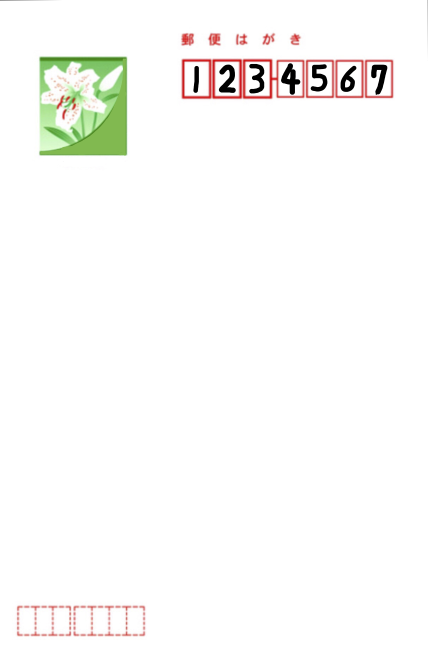
#> input picture Y2-Sem2/AI活用演習/2023-11-06/05_opencv_character/hagaki1.png, 856 x 1327 px (shown at 1/2 size)
$ python predict_postcode.py
#> lines starting #> are read from the running program, lines starting #| are printed output that depends on the picture; after the words box and inside, x2 and y2 are one past the last pixel; in counts of white or black regions, pixels touching at a corner belong together
#> (reads Y2-Sem2/AI活用演習/2023-11-06/05_opencv_character/digits.pkl from the repository)
### Y2-Sem2/AI活用演習/2023-11-06/05_opencv_character/detect_postcode.py
# OpenCVとMatplotlibのインポート
import cv2
import matplotlib.pyplot as plt

# 郵便番号を検出する関数の定義
def detect_postcode(fname):

    # 画像の読み込み
#> called with fname = './hagaki1.png'
    img = cv2.imread(fname)
#> img is the input picture: shape (1327, 856, 3); mean B, G, R 248.2, 250.1, 250.5

    # 画像の高さと幅を取得し、1/2と1/3にリサイズ
    h, w = img.shape[:2]
#> h = 1327; w = 856
    img = img[0:h//2, w//3:]
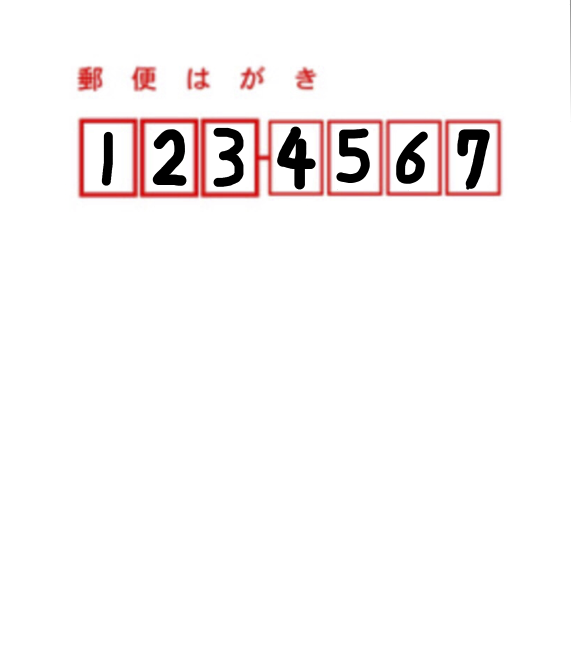
#> img: shape (663, 571, 3); mean B, G, R 245.6, 245.6, 249.3

    # グレースケール変換、ガウシアンフィルタリング、二値化
    gray = cv2.cvtColor(img, cv2.COLOR_BGR2GRAY)    # グレースケール変換
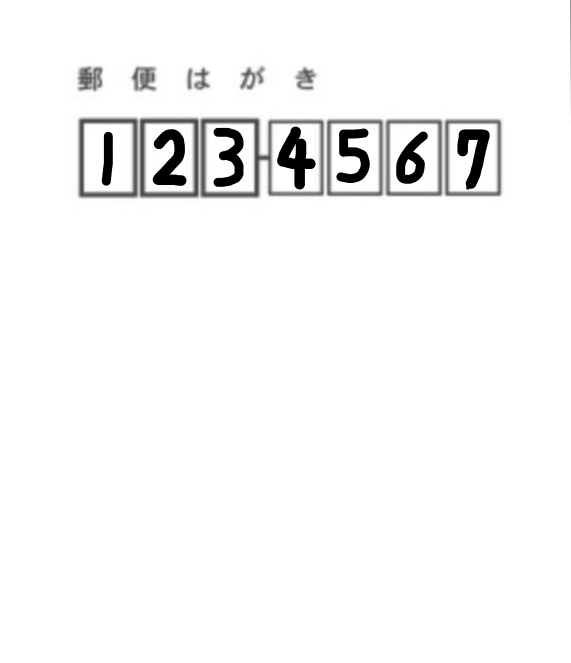
#> gray: shape (663, 571); min 0, max 255, mean 246.7
    gray = cv2.GaussianBlur(gray, (3, 3), 0)        # ガウシアンフィルタでぼかし処理
    im2 = cv2.threshold(gray, 140, 255, cv2.THRESH_BINARY_INV)[1]   # 二値化処理
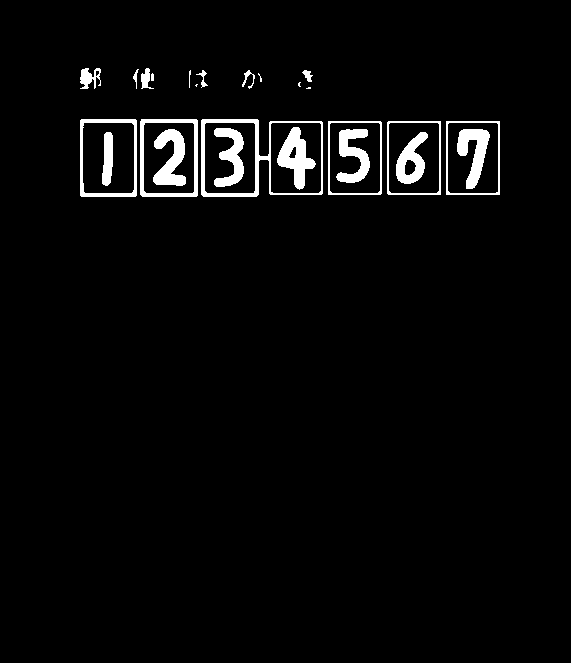
#> im2: shape (663, 571); 3.2% white; 25 white regions (4 under 20 px)

    # 輪郭の検出
    cnts = cv2.findContours(im2,        # 画像
        cv2.RETR_LIST,                  # 全ての輪郭を摘出
        cv2.CHAIN_APPROX_SIMPLE)[0]     # 必要な点だけ摘出
#> cnts = 35 contours, 7 with area under 20; largest, box (x1, y1, x2, y2) and area: (201, 119, 323, 197) 8293, (140, 119, 198, 197) 4384, (80, 119, 137, 197) 4310, (446, 121, 500, 195) 3869, (387, 121, 441, 195) 3868

    # 検出された輪郭の中から特定の幅のものを抽出し、座標を取得
    result = []
    for pt in cnts:
        x, y, w, h = cv2.boundingRect(pt)   # 各輪郭のx座標、y座標,横幅,縦幅を取得
        if not(50 < w < 70): continue       # 横幅が50以下または70以上の場合は何もしない
        result.append([x, y, w, h])         # 結果用のリストに輪郭情報を追加
#> this loop made 35 passes
#> (x, y, w, h) on passes 1 to 12: (404, 159, 13, 17), (288, 146, 9, 13), (396, 132, 32, 52), (102, 132, 11, 54), (457, 129, 33, 60), (336, 129, 34, 54), (153, 129, 33, 57), (214, 128, 30, 59), (277, 127, 39, 63), (447, 122, 52, 72), (388, 122, 52, 72), (329, 122, 52, 72)
#> (pt, x, y, w, h) on pass 17: ([[446, 121], [446, 194], [499, 194], [499, 121]], 446, 121, 54, 74)
#> after the loop, result = [[447, 122, 52, 72], [388, 122, 52, 72], [329, 122, 52, 72], [270, 122, 52, 72], [204, 122, 52, 72], [143, 122, 52, 72], [82, 122, 53, 72], [446, 121, 54, 74], [387, 121, 54, 74], [328, 121, 54, 74], [140, 119, 58, 78], [80, 119, 57, 78]]

    # 検出された座標をx軸方向にソート
    result = sorted(result, key=lambda x: x[0])
#> result = [[80, 119, 57, 78], [82, 122, 53, 72], [140, 119, 58, 78], [143, 122, 52, 72], [204, 122, 52, 72], [270, 122, 52, 72], [328, 121, 54, 74], [329, 122, 52, 72], [387, 121, 54, 74], [388, 122, 52, 72], [446, 121, 54, 74], [447, 122, 52, 72]]

    # ソートされた座標の中から隣り合う座標間の距離が一定以上のものを抽出
    result2 = []
    lastx = -100
    for x, y, w, h in result:
        if (x - lastx) < 10: continue
        result2.append([x, y, w, h])
        lastx = x
#> this loop made 12 passes
#> (x, y, w, h, lastx) on passes 1, 3, 5, 6, 7, 9, 11: (80, 119, 57, 78, 80), (140, 119, 58, 78, 140), (204, 122, 52, 72, 204), (270, 122, 52, 72, 270), (328, 121, 54, 74, 328), (387, 121, 54, 74, 387), (446, 121, 54, 74, 446)
#> after the loop, result2 = [[80, 119, 57, 78], [140, 119, 58, 78], [204, 122, 52, 72], [270, 122, 52, 72], [328, 121, 54, 74], [387, 121, 54, 74], [446, 121, 54, 74]]

    # 抽出した座標に矩形を描画
    for x, y, w, h in result2:
        cv2.rectangle(img, (x, y), (x+w, y+h), (0, 255, 0), 3)
#> this loop made 7 passes
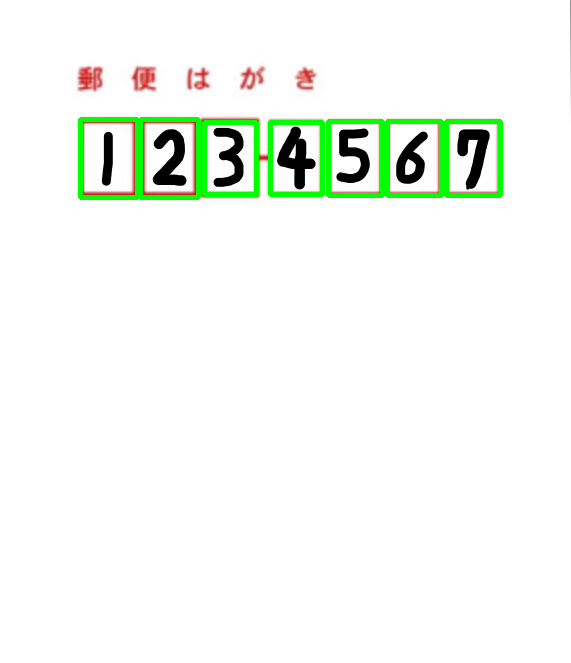
#> img: shape (663, 571, 3); 2.32% of pixels changed, all inside (x1, y1, x2, y2) = (78, 117, 503, 200)

    # 結果を返す
    return result2, img

# [6 lines that do not run on import are left out]

### Y2-Sem2/AI活用演習/2023-11-06/05_opencv_character/predict_postcode.py
# detect_postcode.pyからdetect_postnoをインポート
from detect_postcode import *
# プロットするためにmatplotlibをインポート
import matplotlib.pyplot as plt
# モデルの読み込み保存の為のライブラリ
import pickle

# 学習済み手書き数字のデータを読み込む
with open("./digits.pkl", "rb") as fp:
    model = pickle.load(fp)

# 画像から領域を読み込む
cnts, img = detect_postcode("./hagaki1.png")
#> cnts has the same summary as result2 in detect_postcode

# 郵便番号を格納するリスト
post_code = []

# 読み込んだデータをプロットするためのforループ
for i, pt in enumerate(cnts):
    # 領域の座標と大きさを取得
    x, y, w, h = pt

    # 画像の枠線の内側のデータを取り出す
    img_cut = img[(y + 8) : (y + h) - 8, (x + 8): (x + w) - 8]

    """ データを学習済みデータに合わせる """
    # グレースケールに変換
    img_cut = cv2.cvtColor(img_cut,cv2.COLOR_BGR2GRAY)
    # リサイズ
    img_cut = cv2.resize(img_cut,(8,8))

    # 白黒反転
    img_cut = 15 - img_cut // 16

    # 一次元に変換
    img_cut = img_cut.reshape((-1,64))

    # データ予測する
    res = model.predict(img_cut)

    """ 画面に出力 """
    # 表示領域に分割し指定
    plt.subplot(1, 7, i + 1)    # 表示領域に分割し指定
    # 表示領域に画像を貼り付け
    plt.imshow(img_cut)
    # 軸を非表示
    plt.axis("off")
    # 画像タイトルを予測結果にする
    plt.title(str(res))
    # 郵便番号をリストに追加
    post_code.append(int(res))
#> this loop made 7 passes
#> (x, y, w, h, res) on passes 1 to 7: (80, 119, 57, 78, [1]), (140, 119, 58, 78, [2]), (204, 122, 52, 72, [3]), (270, 122, 52, 72, [4]), (328, 121, 54, 74, [5]), (387, 121, 54, 74, [1]), (446, 121, 54, 74, [9])
#> pass 1, `img_cut = img[(y + 8) : (y + h) - 8, (x + 8): (x + w) - 8]`:
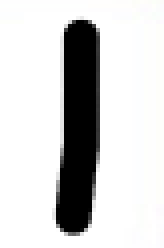
#> img_cut: shape (62, 41, 3) (shown 4 times larger); mean B, G, R 208, 208.2, 208.1
#> pass 2, `img_cut = img[(y + 8) : (y + h) - 8, (x + 8): (x + w) - 8]`:
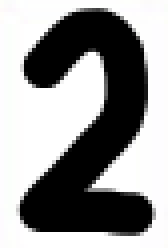
#> img_cut: shape (62, 42, 3) (shown 4 times larger); mean B, G, R 149.2, 149.3, 149.2
#> after the loop, post_code = [1, 2, 3, 4, 5, 1, 9]

# 予測結果を表示
print(f"郵便番号は{post_code}です")
#| 郵便番号は[1, 2, 3, 4, 5, 1, 9]です
plt.show()
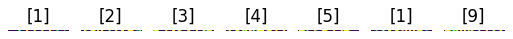
#> figure drawn by matplotlib, 7 panels
